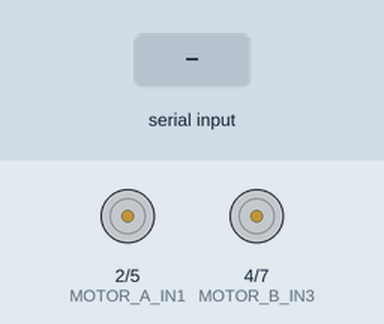
The sketch below on a simulated Arduino Uno, built with avr-gcc and run on an emulated ATmega328P. Shown: motor-driver pin pairs drawn as motors (green arrow = first pin HIGH = forward, orange = second pin HIGH = backward, longer = more drive, scaled by the enable pin). The inputs (shaded band) are chosen by the test bench.

Above: at 1.2 s.
1.3 s: "F" received over the second serial link
At 2.4 s:
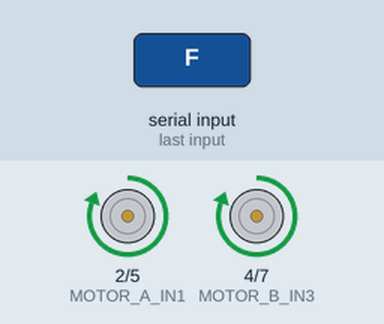
2.8 s: "B" received over the second serial link
At 3.5 s:
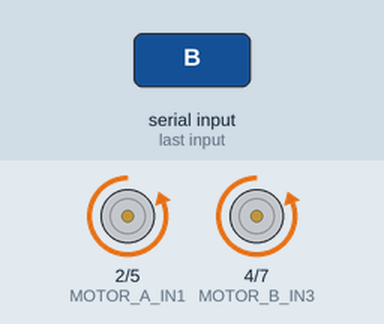
4.3 s: "L" received over the second serial link
At 4.7 s:
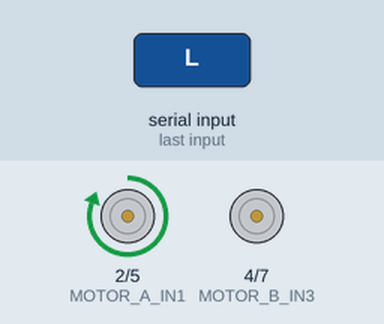
5.8 s: "R" received over the second serial link
At 7.0 s:
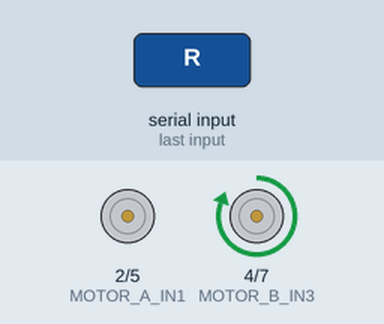
7.3 s: "G" received over the second serial link
At 8.1 s:
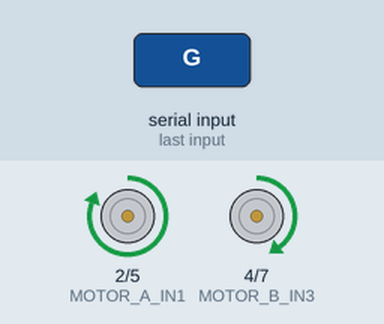
8.8 s: "I" received over the second serial link
At 9.3 s:
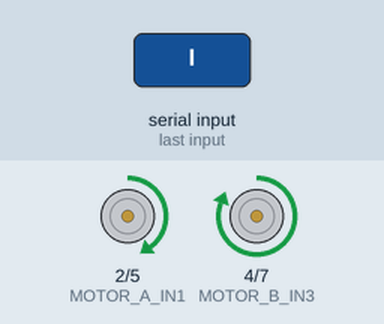
Timing chart, 0 to 11.3 s (numbered marks = the images above; inputs shaded):
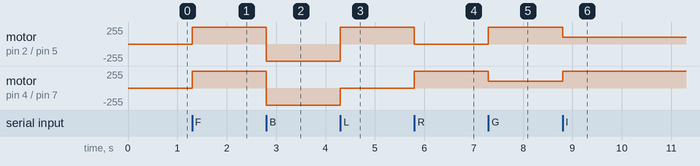

The sketch:

TG_SUMO.ino
```cpp
#include <SoftwareSerial.h>

SoftwareSerial bluetoothSerial(13, 12); // RX, TX pins

const int MOTOR_A_ENA = 3; // right motor
const int MOTOR_A_IN1 = 2;
const int MOTOR_A_IN2 = 5;
const int MOTOR_B_IN3 = 4;
const int MOTOR_B_IN4 = 7;
const int MOTOR_B_ENB = 6; // left motor

void forward(int speed) {
  analogWrite(MOTOR_A_ENA, speed);
  digitalWrite(MOTOR_A_IN1, HIGH);
  digitalWrite(MOTOR_A_IN2, LOW);
  analogWrite(MOTOR_B_ENB, speed);
  digitalWrite(MOTOR_B_IN3, HIGH);
  digitalWrite(MOTOR_B_IN4, LOW);
}
void Fturn(int speedA, int speedB) {
  analogWrite(MOTOR_A_ENA, speedA);
  digitalWrite(MOTOR_A_IN1, HIGH);
  digitalWrite(MOTOR_A_IN2, LOW);
  analogWrite(MOTOR_B_ENB, speedB);
  digitalWrite(MOTOR_B_IN3, HIGH);
  digitalWrite(MOTOR_B_IN4, LOW);
}
void Bturn(int speedA, int speedB) {
  analogWrite(MOTOR_A_ENA, speedA);
  digitalWrite(MOTOR_A_IN1, LOW);
  digitalWrite(MOTOR_A_IN2, HIGH);
  analogWrite(MOTOR_B_ENB, speedB);
  digitalWrite(MOTOR_B_IN3, LOW);
  digitalWrite(MOTOR_B_IN4, HIGH);
}


void backward(int speed) {
  analogWrite(MOTOR_A_ENA, speed);
  digitalWrite(MOTOR_A_IN1, LOW);
  digitalWrite(MOTOR_A_IN2, HIGH);
  analogWrite(MOTOR_B_ENB, speed);
  digitalWrite(MOTOR_B_IN3, LOW);
  digitalWrite(MOTOR_B_IN4, HIGH);
}


void stop() {
  analogWrite(MOTOR_A_ENA, 0);
  digitalWrite(MOTOR_A_IN1, LOW);
  digitalWrite(MOTOR_A_IN2, LOW);
  analogWrite(MOTOR_B_ENB, 0);
  digitalWrite(MOTOR_B_IN3, LOW);
  digitalWrite(MOTOR_B_IN4, LOW);
}

void setup() {
  // Set the motor pins as output
  pinMode(MOTOR_A_ENA, OUTPUT);
  pinMode(MOTOR_A_IN1, OUTPUT);
  pinMode(MOTOR_A_IN2, OUTPUT);
  pinMode(MOTOR_B_ENB, OUTPUT);
  pinMode(MOTOR_B_IN3, OUTPUT);
  pinMode(MOTOR_B_IN4, OUTPUT);

  // Set the baud rate for Bluetooth communication
    bluetoothSerial.begin(9600);

}

void loop() {
  if (bluetoothSerial.available()) {
    char command = bluetoothSerial.read();

    switch (command) {
      case 'F':
        forward(255); // Forward
        break;
      case 'B':
        backward(255); // Backward
        break;
      case 'L':
        Fturn(255,0); // Turn Left
        break;
      case 'R':
        Fturn(0,255); // Turn Right
        break;
      case 'G':
        Fturn(255,100); // Forward Left
        break;
      case 'I':
        Fturn(100,255); // Forward Right
        break;
      case 'H':
        Bturn(100,255); // Backward Left
        break;
      case 'J':
        Bturn(255,100); // Backward Right
        break;
      case 'S':
        stop();
        break;
      default:
        break;
    }
  }
}
```

Measured:
- after the input at 1.3 s, motor on pin 2 (MOTOR_A_IN1) / pin 5 (MOTOR_A_IN2), motor on pin 4 (MOTOR_B_IN3) / pin 7 (MOTOR_B_IN4): stopped → forward 255/255 at once
- after the input at 2.8 s, motor on pin 2 (MOTOR_A_IN1) / pin 5 (MOTOR_A_IN2), motor on pin 4 (MOTOR_B_IN3) / pin 7 (MOTOR_B_IN4): forward 255/255 → backward 255/255 at once
- after the input at 4.3 s, motor on pin 2 (MOTOR_A_IN1) / pin 5 (MOTOR_A_IN2): backward 255/255 → forward 255/255 at once; motor on pin 4 (MOTOR_B_IN3) / pin 7 (MOTOR_B_IN4): backward 255/255 → stopped at once
- after the input at 5.8 s, motor on pin 2 (MOTOR_A_IN1) / pin 5 (MOTOR_A_IN2): forward 255/255 → stopped at once; motor on pin 4 (MOTOR_B_IN3) / pin 7 (MOTOR_B_IN4): stopped → forward 255/255 at once
- after the input at 7.3 s, motor on pin 2 (MOTOR_A_IN1) / pin 5 (MOTOR_A_IN2): stopped → forward 255/255 at once; motor on pin 4 (MOTOR_B_IN3) / pin 7 (MOTOR_B_IN4): forward 255/255 → forward 100/255 at once
- after the input at 8.8 s, motor on pin 2 (MOTOR_A_IN1) / pin 5 (MOTOR_A_IN2): forward 255/255 → forward 100/255 at once; motor on pin 4 (MOTOR_B_IN3) / pin 7 (MOTOR_B_IN4): forward 100/255 → forward 255/255 at once
